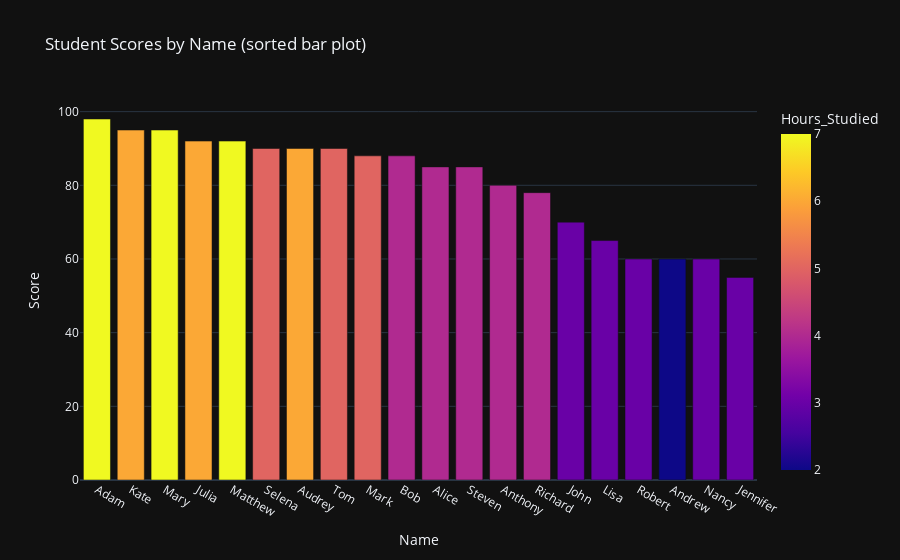

The notebook cell saved with this chart:
### Code cell
# Customizing bar colors and adding hover information on sorted data
fig = px.bar(df_sorted, x='Name', y='Score', title='Student Scores by Name (sorted bar plot)',
             color='Hours_Studied', hover_name='Name')
fig.show()

### Figure 1 — Plotly figure (JSON) as saved in the notebook; plotly's stock layout.template omitted (floating-point values rounded to 4 significant figures)
{"data": [{"alignmentgroup": "True", "hovertemplate": "<b>%{hovertext}</b><br><br>Name=%{x}<br>Score=%{y}<br>Hours_Studied=%{marker.color}<extra></extra>", "hovertext": ["Adam", "Kate", "Mary", "Julia", "Matthew", "Selena", "Audrey", "Tom", "Mark", "Bob", "Alice", "Steven", "Anthony", "Richard", "John", "Lisa", "Robert", "Andrew", "Nancy", "Jennifer"], "legendgroup": "", "marker": {"color": [7, 6, 7, 6, 7, 5, 6, 5, 5, 4, 4, 4, 4, 4, 3, 3, 3, 2, 3, 3], "coloraxis": "coloraxis", "pattern": {"shape": ""}}, "name": "", "offsetgroup": "", "orientation": "v", "showlegend": false, "textposition": "auto", "x": ["Adam", "Kate", "Mary", "Julia", "Matthew", "Selena", "Audrey", "Tom", "Mark", "Bob", "Alice", "Steven", "Anthony", "Richard", "John", "Lisa", "Robert", "Andrew", "Nancy", "Jennifer"], "xaxis": "x", "y": [98, 95, 95, 92, 92, 90, 90, 90, 88, 88, 85, 85, 80, 78, 70, 65, 60, 60, 60, 55], "yaxis": "y", "type": "bar"}], "layout": {"xaxis": {"anchor": "y", "domain": [0.0, 1.0], "title": {"text": "Name"}}, "yaxis": {"anchor": "x", "domain": [0.0, 1.0], "title": {"text": "Score"}}, "coloraxis": {"colorbar": {"title": {"text": "Hours_Studied"}}, "colorscale": [[0.0, "#0d0887"], [0.1111, "#46039f"], [0.2222, "#7201a8"], [0.3333, "#9c179e"], [0.4444, "#bd3786"], [0.5556, "#d8576b"], [0.6667, "#ed7953"], [0.7778, "#fb9f3a"], [0.8889, "#fdca26"], [1.0, "#f0f921"]]}, "legend": {"tracegroupgap": 0}, "title": {"text": "Student Scores by Name (sorted bar plot)"}, "barmode": "relative"}}
